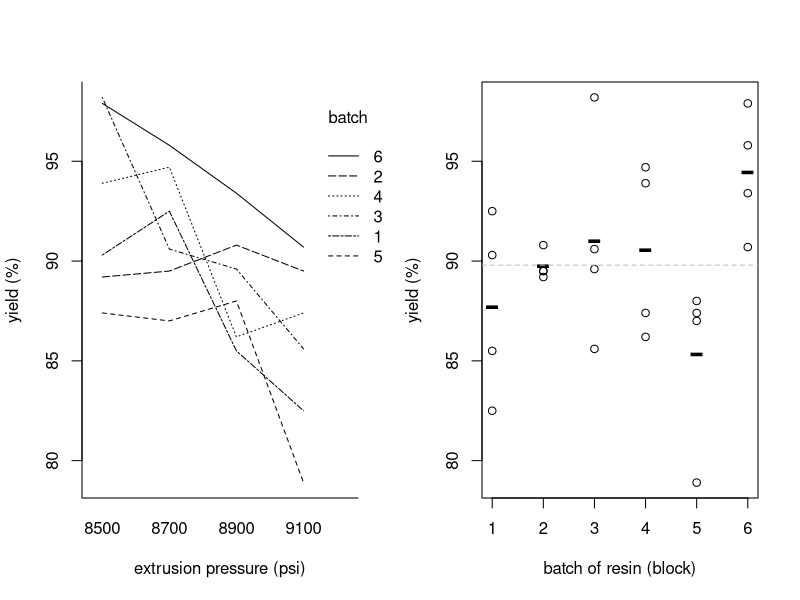

Reproduce this figure in R.
# Vascular graft experiment (RCBD): profiles of the batches and pressure means.
graft <- data.frame(
  PSI   = factor(rep(c(8500, 8700, 8900, 9100), each = 6)),
  Block = factor(rep(1:6, times = 4)),
  Yield = c(90.3, 89.2, 98.2, 93.9, 87.4, 97.9,
            92.5, 89.5, 90.6, 94.7, 87.0, 95.8,
            85.5, 90.8, 89.6, 86.2, 88.0, 93.4,
            82.5, 89.5, 85.6, 87.4, 78.9, 90.7))
par(mfrow = c(1, 2))
with(graft, interaction.plot(PSI, Block, Yield, xlab = "extrusion pressure (psi)",
                             ylab = "yield (%)", trace.label = "batch", bty = "L"))
with(graft, stripchart(Yield ~ Block, vertical = TRUE, pch = as.integer(PSI),
                       xlab = "batch of resin (block)", ylab = "yield (%)"))
points(1:6, tapply(graft$Yield, graft$Block, mean), pch = "-", cex = 3)
abline(h = mean(graft$Yield), lty = 2, col = "gray")
par(mfrow = c(1, 1))
